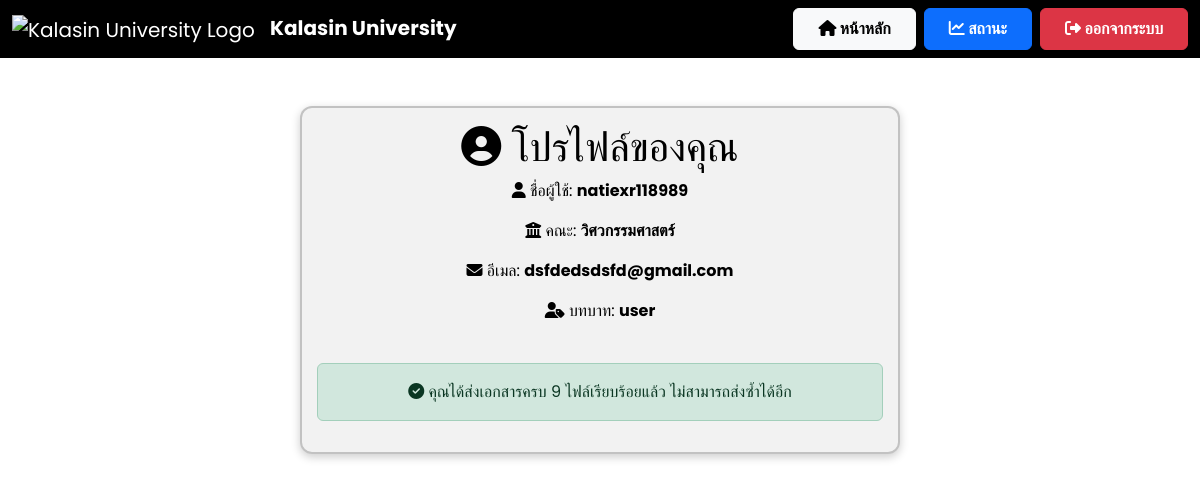
Screenshot of /profile (signed in) with the database file from the repository.
### models.py (models this page shows)
class User(db.Model):
    id = db.Column(db.Integer, primary_key=True)
    username = db.Column(db.String(100), nullable=False, unique=True)
    role = db.Column(db.String(50), nullable=False)
    faculty = db.Column(db.String(100), nullable=True)
    document_requests = db.relationship('DocumentRequest', back_populates='user', lazy=True)
    files = db.relationship('File', back_populates='user', lazy=True)  # ✅ เพิ่มตรงนี้

### app.py (the view)
@app.route('/profile')
def profile():
    if 'user_id' not in session:
        return redirect(url_for('login'))
    user  = User.query.get(session['user_id'])
    files = File.query.filter_by(user_id=user.id).all()
    already_uploaded = len(files) >= 9
    th = {
        'engineering': 'วิศวกรรมศาสตร์',
        'science':     'วิทยาศาสตร์',
        'education':   'ครุศาสตร์',
        'nursing':     'พยาบาลศาสตร์',
        'law':         'นิติศาสตร์',
        'arts':        'ศิลปศาสตร์'
    }
    return render_template(
        'profile.html',
        username=user.username,
        email   =user.email,
        role    =user.role,
        faculty =th.get(user.faculty, user.faculty),
        files   =files,
        already_uploaded=already_uploaded   # ✅ ส่ง flag นี้ไปด้วย
    )

### templates/profile.html (shortened to what this page needs)
<!DOCTYPE html>
<html lang="th">
<head>
    <link href="https://cdn.jsdelivr.net/npm/bootstrap@5.3.3/dist/css/bootstrap.min.css" rel="stylesheet">
    <link rel="stylesheet" href="https://cdnjs.cloudflare.com/ajax/libs/font-awesome/6.4.2/css/all.min.css">
</head>
<body>
    <nav class="navbar navbar-expand-lg navbar-dark">
        <div class="container-fluid">
            <a class="navbar-brand" href="{{ url_for('user_dashboard') }}">
                <img src="https://upload.wikimedia.org/wikipedia/th/thumb/4/4e/Kalasin_University_Seal.svg/1200px-Kalasin_University_Seal.svg.png"
                    alt="Kalasin University Logo" style="height: 50px; margin-right: 10px;">
                <strong>Kalasin University</strong>
            </a>
            <div class="ms-auto d-flex">
                <a href="{{ url_for('user_dashboard') }}" class="btn btn-light fw-bold px-4 py-2 me-2">
                    <i class="fas fa-home"></i> หน้าหลัก
                </a>
                <a href="{{ url_for('status') }}" class="btn btn-primary fw-bold px-4 py-2 me-2">
                    <i class="fas fa-chart-line"></i> สถานะ
                </a>
                <a href="{{ url_for('logout') }}" class="btn btn-danger fw-bold px-4 py-2">
                    <i class="fas fa-sign-out-alt"></i> ออกจากระบบ
                </a>
            </div>
        </div>
    </nav>
    <div class="container mt-5">
        <div class="card text-center">
            <h1><i class="fas fa-user-circle"></i> โปรไฟล์ของคุณ</h1>
            <p><i class="fas fa-user"></i> ชื่อผู้ใช้: <strong>{{ username }}</strong></p>
            <p>
                <i class="fas fa-building-columns"></i>
                คณะ: <strong>{{ faculty }}</strong>
            </p>
            <p><i class="fas fa-envelope"></i> อีเมล: <strong>{{ email }}</strong></p>
            <p><i class="fas fa-user-tag"></i> บทบาท: <strong>{{ role }}</strong></p>
{% if not already_uploaded %}
<form id="uploadForm" action="{{ url_for('upload_profile') }}" method="POST" enctype="multipart/form-data">
    <div class="mb-3">
        <h5>เอกสาร ก.พ.อ.๐๓</h5>
        <a href="{{ url_for('static', filename='forms/ก.พ.อ.03 พ.ศ. 2563.docx') }}" class="btn btn-sm btn-primary mt-2 mb-2" download>
            แบบฟอร์ม ก.พ.อ.๐๓
        </a>
        <input type="file" name="file_teaching" id="file_teaching" required class="form-control">
    </div>
    <div class="mb-3">
        <h5>แบบ ปพ.1</h5>
        <a href="{{ url_for('static', filename='forms/แบบ ปผ1.doc') }}" class="btn btn-sm btn-primary mt-2 mb-2" download>
            แบบฟอร์ม ปพ.1
        </a>
        <input type="file" name="file_teaching_rsu" id="file_teaching_rsu" accept=".pdf, .doc, .docx" required class="form-control">
    </div>
    <div class="mb-3">
        <h5>มคอ.๐๓</h5>
        <input type="file" name="file_research" id="file_research" accept=".pdf, .doc, .docx" required class="form-control">
    </div>
    <div class="mb-3">
        <h5>ผลการประเมินการสอน</h5>
        <input type="file" name="file_mko03" id="file_mko03" accept=".pdf, .doc, .docx" required class="form-control">
    </div>
    <div class="mb-3">
        <h5>ตารางสอนปีศึกษา ๒๕๖๘ ภาคเรียนที่ 1</h5>
        <input type="file" name="file_pp1" id="file_pp1" accept=".pdf, .doc, .docx" required class="form-control">
    </div>
    <div class="mb-3">
        <h5>ผลงานทางวิชาการ</h5>
        <input type="file" name="file_evaluation" id="file_evaluation" accept=".pdf, .doc, .docx" required class="form-control">
    </div>
    <div class="mb-3">
        <h5>รูปเล่มทางวิชาการ</h5>
        <input type="file" name="file_academic_book" id="file_academic_book" accept=".pdf, .doc, .docx" required class="form-control">
    </div>
    <div class="mb-3">
        <h5>แบบแสดงหลักฐานการมีส่วนร่วมทางวิชาการ</h5>
        <a href="{{ url_for('static', filename='forms/แบบแสดงหลักฐานการมีส่วนร่วมในผลงานทางวิชาการ.doc') }}" class="btn btn-sm btn-primary mt-2 mb-2" download>
            แบบแสดงหลักฐานการมีส่วนร่วมในผลงานทางวิชาการ
        </a>
        <input type="file" name="file_academic_participation" id="file_academic_participation" accept=".pdf, .doc, .docx" required class="form-control">
    </div>
    <div class="mb-3">
        <h5>หนังสือรับรองผลงานวิจัย</h5>
        <a href="{{ url_for('static', filename='forms/หนังสือรับรองการเผยแพร่ผลงานทางวิชาการ.doc') }}" class="btn btn-sm btn-primary mt-2 mb-2" download>
            หนังสือรับรองผลงานวิจัย
        </a>
        <input type="file" name="file_academic_certificate" id="file_academic_certificate" accept=".pdf, .doc, .docx" required class="form-control">
    </div>
    <button type="submit" class="btn btn-success fw-bold px-4 py-2">
        <i class="fas fa-upload"></i> Upload
    </button>
</form>
<div id="success-message">
    <img src="static/images/contatatatat585885.gif" alt="Success" style="width: 40px; height: 40px; margin-right: 10px;">
    <i class="fas fa-check-circle"></i> อัปโหลดไฟล์สำเร็จ!
</div>
{% else %}
<div class="alert alert-success mt-4">
    <i class="fas fa-check-circle"></i> คุณได้ส่งเอกสารครบ 9 ไฟล์เรียบร้อยแล้ว ไม่สามารถส่งซ้ำได้อีก
</div>
{% endif %}
</body>
</html>

### templates/profile.html (style rules this page uses)
body { font-family: 'Poppins', sans-serif; background: white; color: black; transition: all 0.3s ease-in-out; }
.navbar { background: #000000; backdrop-filter: blur(10px); }
.card { background: rgba(0, 0, 0, 0.05); color: black; border-radius: 12px; padding: 15px; border: 2px solid rgba(0, 0, 0, 0.2); box-shadow: 0 3px 10px rgba(0, 0, 0, 0.2); max-width: 600px; margin: auto; }

### rows the page displays
User: username "natiexr118989", email "dsfdedsdsfd@gmail.com", role "user"

### other values shown
{{ faculty }} "วิศวกรรมศาสตร์"
